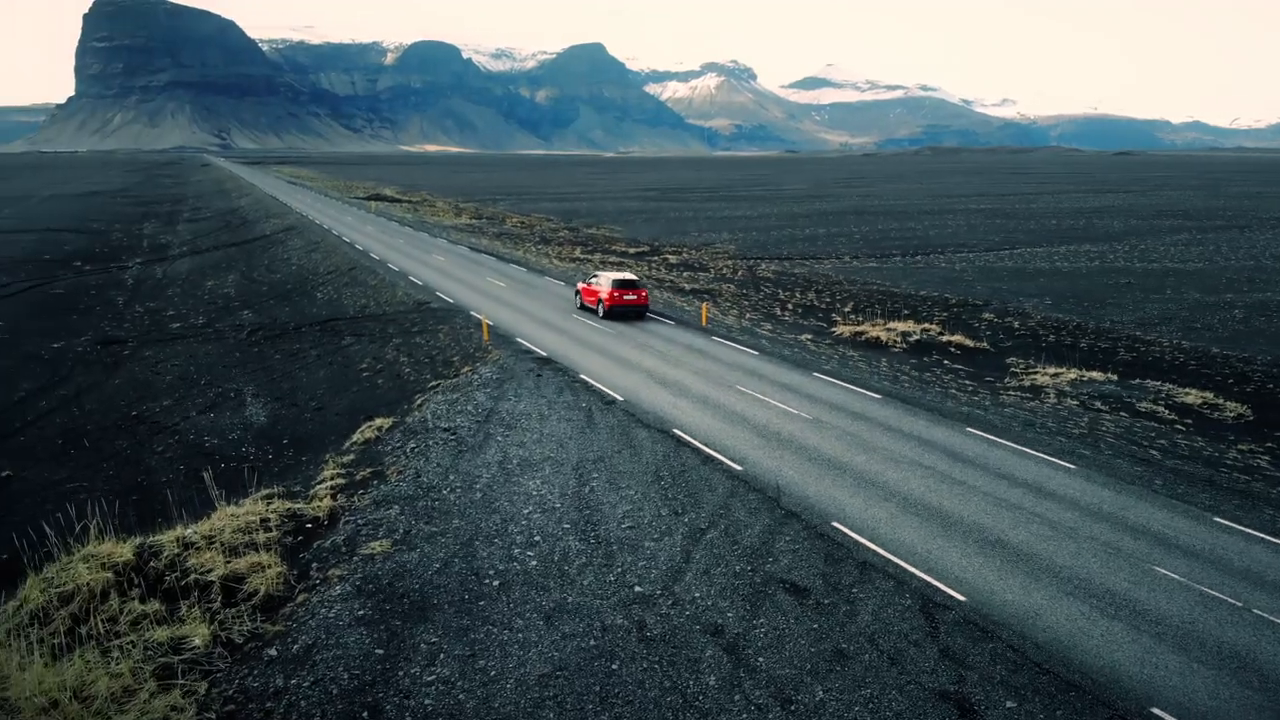
#> input picture frame 22 of car.mp4, 1280 x 720 px
$ jupyter execute lesson7.ipynb
#> lines starting #> are read from the running program, lines starting #| are printed output that depends on the picture; after the words box and inside, x2 and y2 are one past the last pixel; in counts of white or black regions, pixels touching at a corner belong together
[cell 1]
import cv2
import numpy as np
import time

[cell 2]
cap = cv2.VideoCapture('car.mp4')

while True:
    ret, frame = cap.read()
#> frame is the input picture: shape (720, 1280, 3); mean B, G, R 90.4, 86.6, 72.1

    blur_frame = cv2.blur(frame, (11, 11))
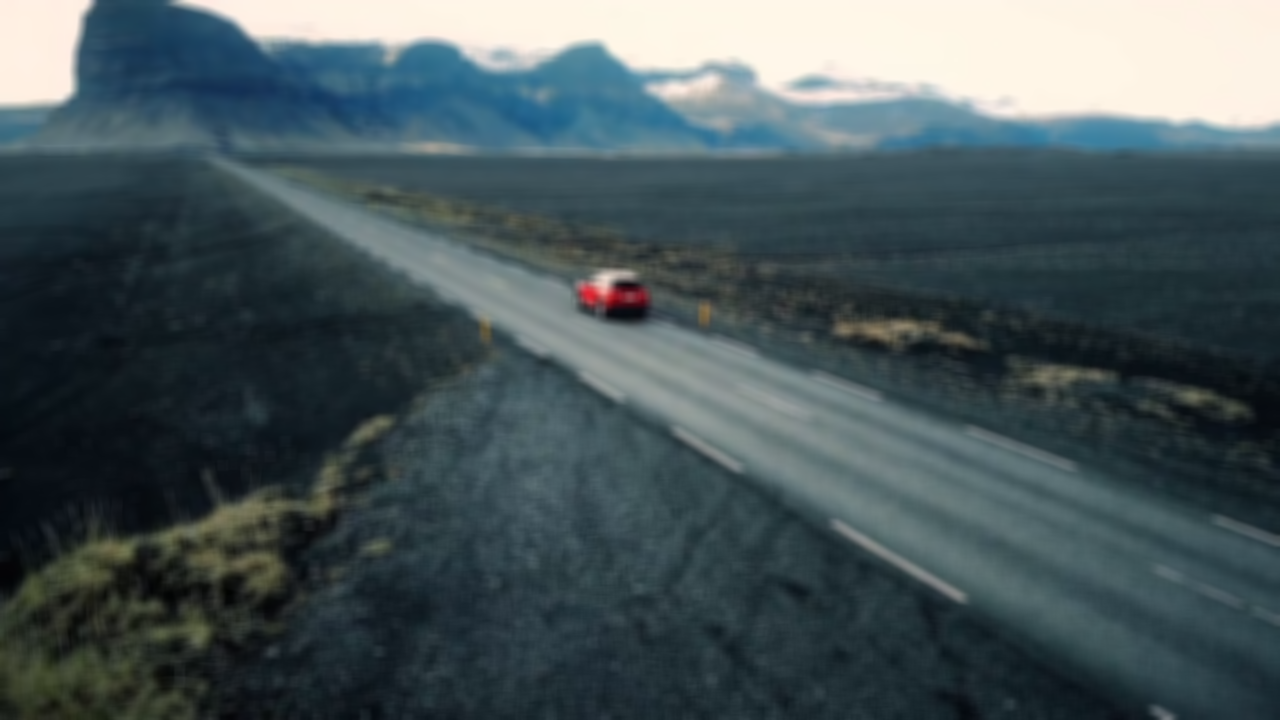
#> blur_frame: shape (720, 1280, 3); mean B, G, R 90.4, 86.6, 72.1
    gblur_frame = cv2.GaussianBlur(frame, (11, 11), 0)
    bblur_frame = cv2.bilateralFilter(frame, 9, 75, 75)

    cv2.imshow('video', frame)
    cv2.imshow('blur_video', blur_frame)
    cv2.imshow('gblur_video', gblur_frame)
    cv2.imshow('bblur_video', bblur_frame)

    if cv2.waitKey(1) & 0xFF == 27:
#> (key Esc is pressed here)
            break

cv2.destroyAllWindows()

[cell 3]
def nothing(x):
    pass

kernel = np.ones(shape=(5, 5), dtype=np.uint8)

cap = cv2.VideoCapture('car.mp4')
cv2.namedWindow('mask')


cv2.createTrackbar("HL", "mask", 0, 180, nothing)
cv2.createTrackbar("SL", "mask", 0, 255, nothing)
cv2.createTrackbar("VL", "mask", 0, 255, nothing)

cv2.createTrackbar("H", "mask", 0, 180, nothing)
cv2.createTrackbar("S", "mask", 0, 255, nothing)
cv2.createTrackbar("V", "mask", 0, 255, nothing)


while True:
    ret, frame = cap.read()

    if ret:
        frame_hsv = cv2.cvtColor(frame, cv2.COLOR_BGR2HSV)
#> frame_hsv: shape (720, 1280, 3); mean H, S, V 86.2, 88.2, 93.9

        hl = cv2.getTrackbarPos("HL", "mask")
        sl = cv2.getTrackbarPos("SL", "mask")
        vl = cv2.getTrackbarPos("VL", "mask")

        h = cv2.getTrackbarPos("H", "mask")
        s = cv2.getTrackbarPos("S", "mask")
        v = cv2.getTrackbarPos("V", "mask")

        lower = np.array([hl, sl, vl])
        upper = np.array([h, s, v])
        frame_blured = cv2.bilateralFilter(frame, 9, 75, 75)
        mask = cv2.inRange(frame_hsv, lower, upper)
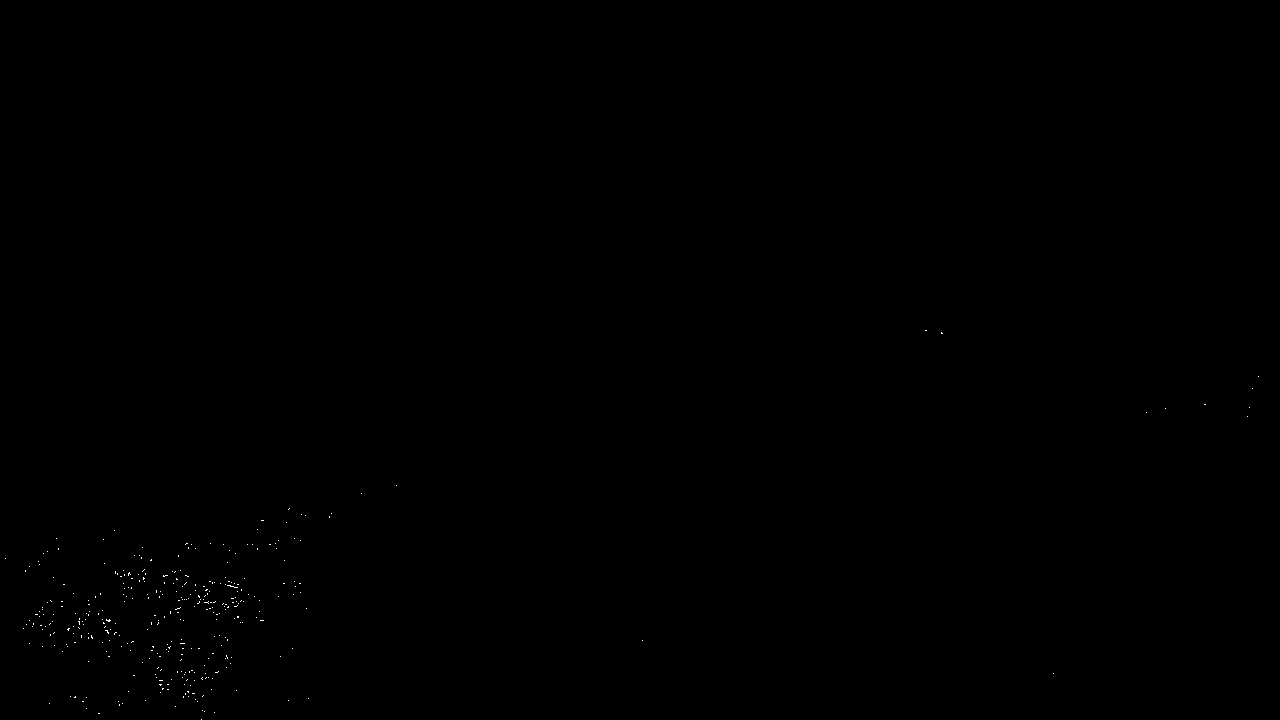
#> mask: shape (720, 1280); 0.06% white in thin lines or dots, all inside (x1, y1, x2, y2) = (5, 330, 1259, 720)
        res = cv2.bitwise_and(frame_blured, frame_blured, mask=mask)
        opening = cv2.morphologyEx(mask, cv2.MORPH_OPEN, kernel)
#> opening: shape (720, 1280); every value is 0
        closing = cv2.morphologyEx(opening, cv2.MORPH_CLOSE, kernel)
        edge = cv2.Canny(mask, 100, 200)
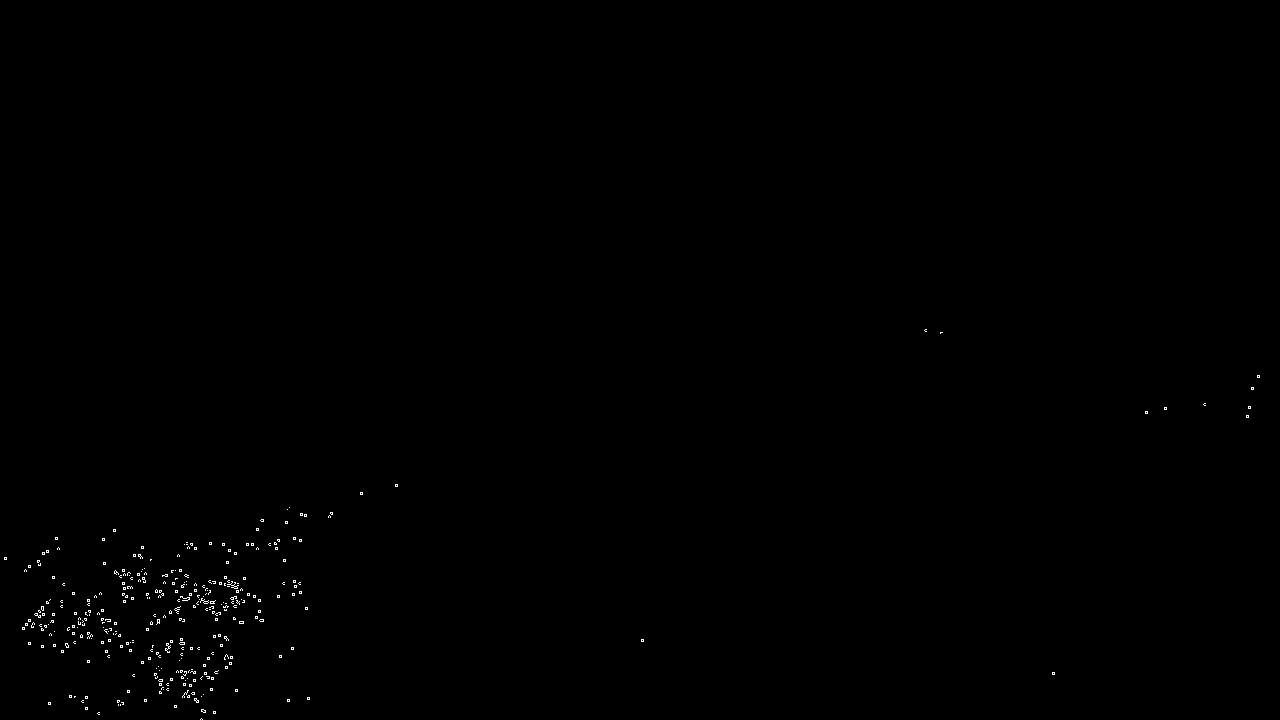
#> edge: shape (720, 1280); 0.24% white in thin lines or dots, all inside (x1, y1, x2, y2) = (4, 329, 1260, 720)

        contours, _ = cv2.findContours(edge, cv2.RETR_LIST, cv2.CHAIN_APPROX_NONE)
#> contours = 526 contours, all with area under 20
        contours = sorted(contours, key = cv2.contourArea, reverse=True)

        if contours:
            cv2.drawContours(frame, [contours[0]], -1, (255, 0, 0), 5)
#> frame: shape (720, 1280, 3); 0.01% of pixels changed, all inside (x1, y1, x2, y2) = (162, 640, 174, 656)

        cv2.imshow('video', frame)
        cv2.imshow('closing', closing)
    else:
        cap.set(cv2.CAP_PROP_POS_FRAMES, 0)
        continue
    if cv2.waitKey(1) & 0xFF == 27:
#> (key Esc is pressed here)
        break

cap.release()
cv2.destroyAllWindows()

$ run again, starting later in the video
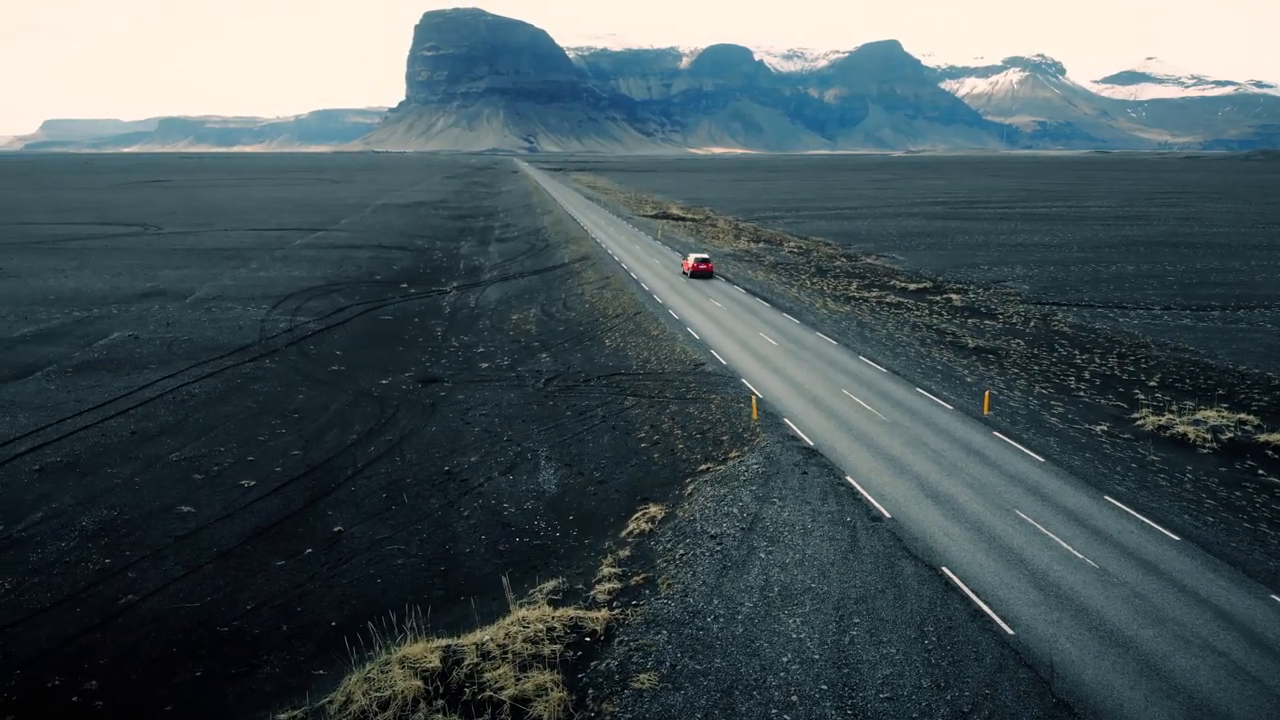
#> input picture frame 99 of car.mp4, 1280 x 720 px
#> frame is the input picture: shape (720, 1280, 3); mean B, G, R 89.3, 85.2, 71.1
#> frame_hsv: shape (720, 1280, 3); mean H, S, V 87.5, 90.7, 92.5
#> `mask = cv2.inRange(frame_hsv, lower, upper)`:
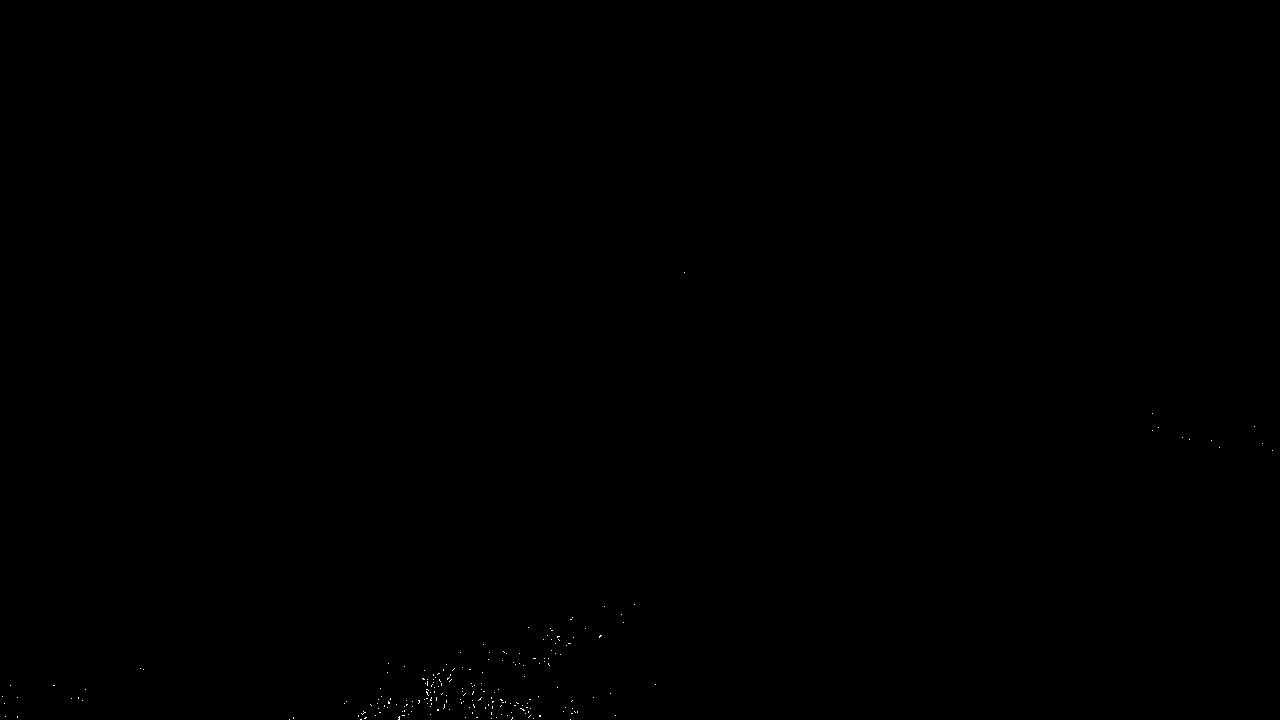
#> mask: shape (720, 1280); 0.04% white in thin lines or dots, all inside (x1, y1, x2, y2) = (2, 272, 1273, 720)
#> opening: shape (720, 1280); every value is 0
#> `edge = cv2.Canny(mask, 100, 200)`:
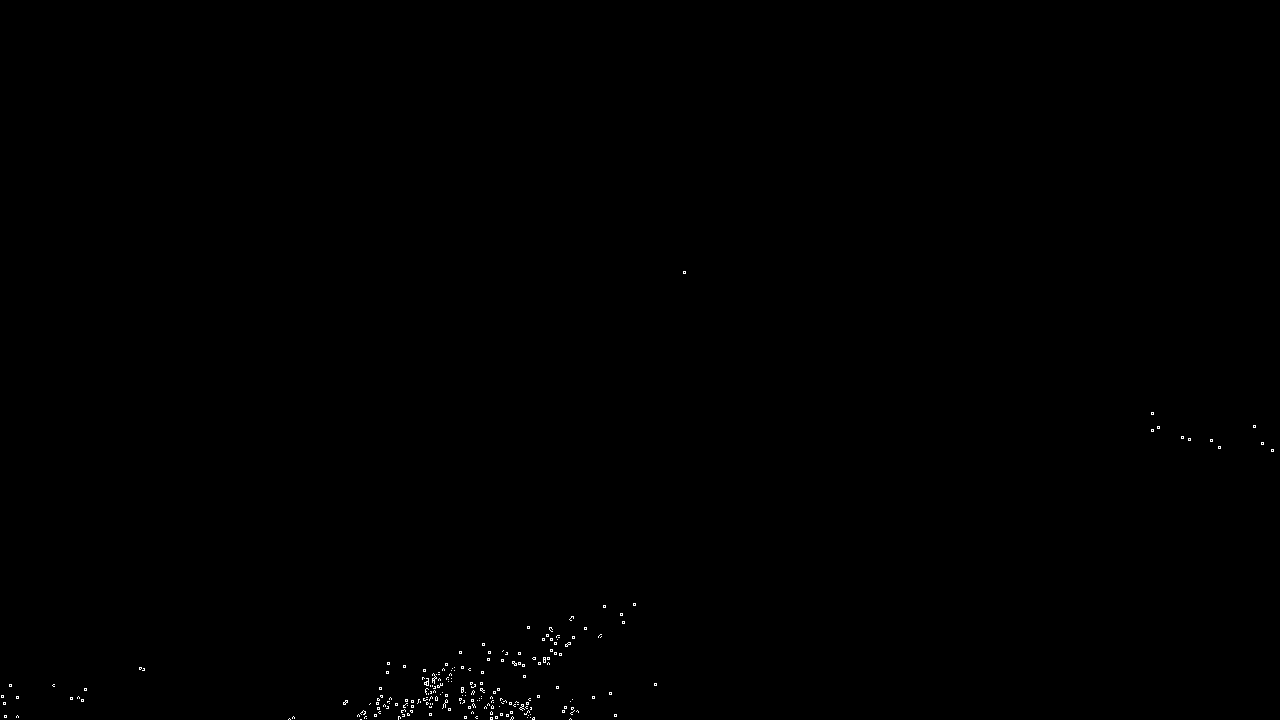
#> edge: shape (720, 1280); 0.15% white in thin lines or dots, all inside (x1, y1, x2, y2) = (1, 271, 1274, 720)
#> contours = 340 contours, all with area under 20
#> frame: shape (720, 1280, 3); 0.01% of pixels changed, all inside (x1, y1, x2, y2) = (421, 675, 432, 689)

$ run again, starting later in the video
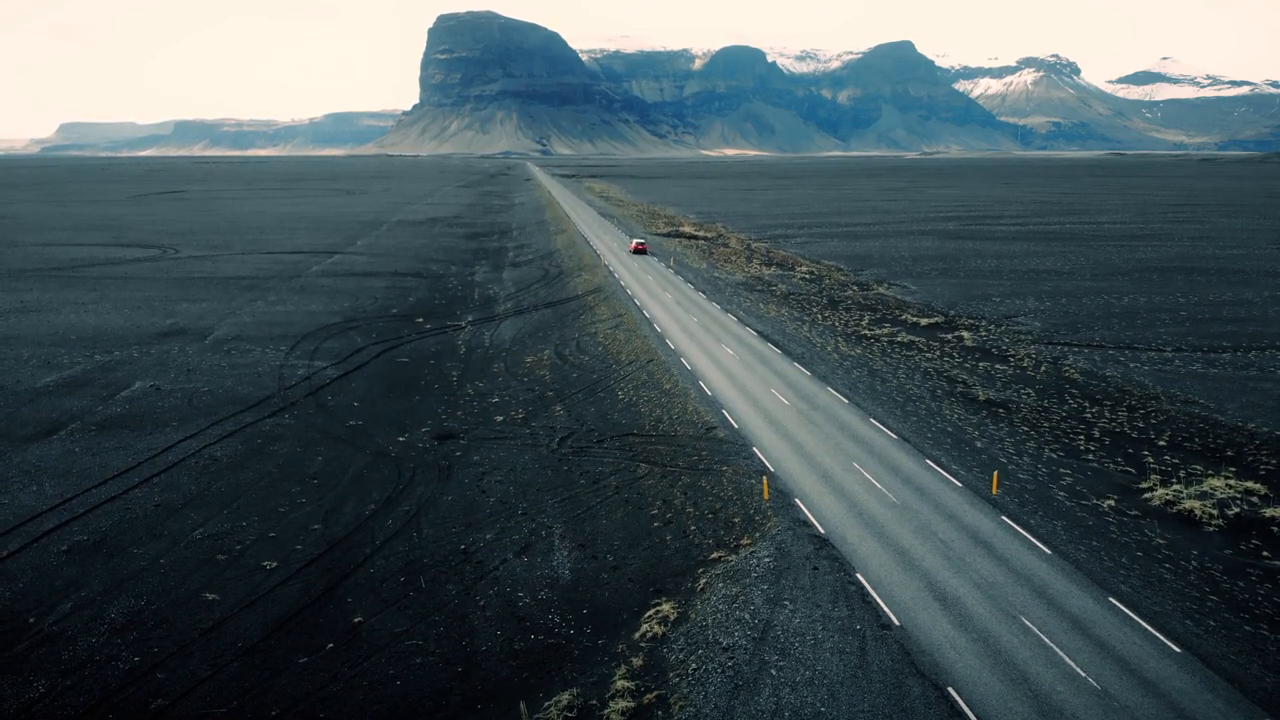
#> input picture frame 177 of car.mp4, 1280 x 720 px
#> frame is the input picture: shape (720, 1280, 3); mean B, G, R 87.9, 83.7, 69.3
#> `blur_frame = cv2.blur(frame, (11, 11))`:
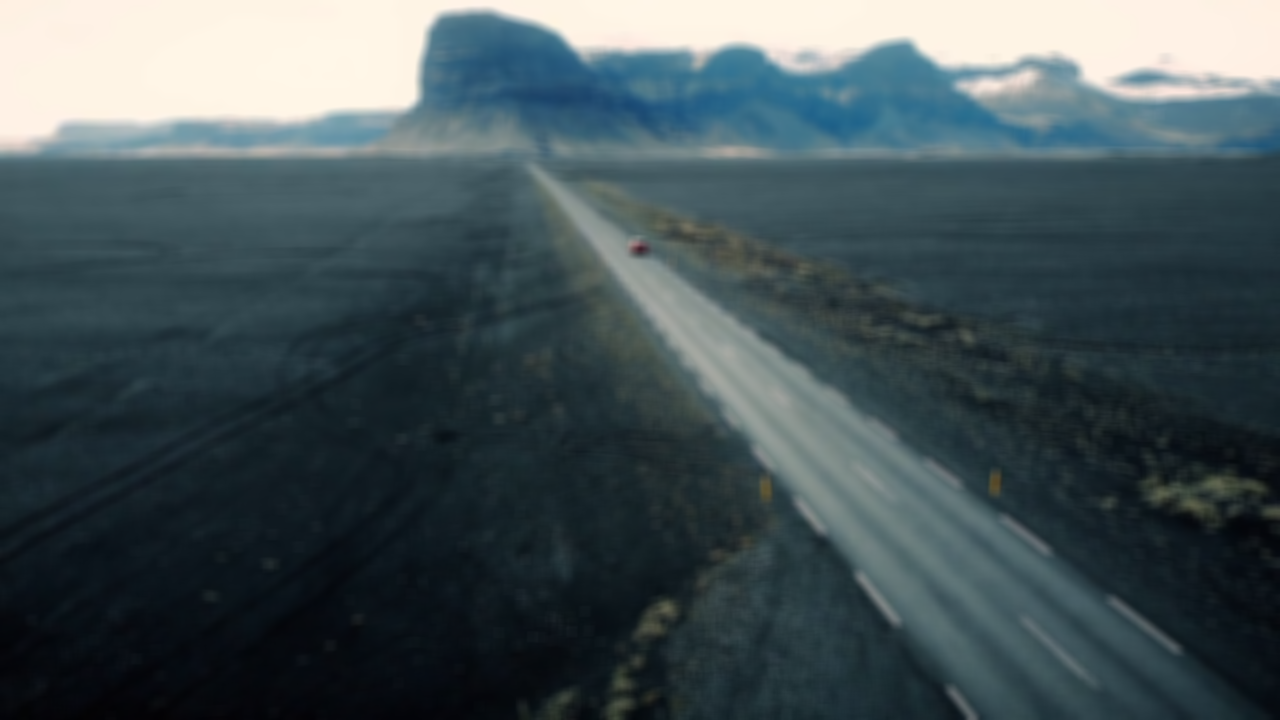
#> blur_frame: shape (720, 1280, 3); mean B, G, R 87.9, 83.7, 69.3
#> frame_hsv: shape (720, 1280, 3); mean H, S, V 88.4, 95.1, 91
#> mask: shape (720, 1280); 0% white in thin lines or dots, all inside (x1, y1, x2, y2) = (24, 494, 1274, 718)
#> opening: shape (720, 1280); every value is 0
#> edge: shape (720, 1280); 0.02% white in thin lines or dots, all inside (x1, y1, x2, y2) = (23, 493, 1275, 719)
#> contours = 53 contours, all with area under 20
#> frame: shape (720, 1280, 3); 0.01% of pixels changed, all inside (x1, y1, x2, y2) = (599, 711, 608, 720)
